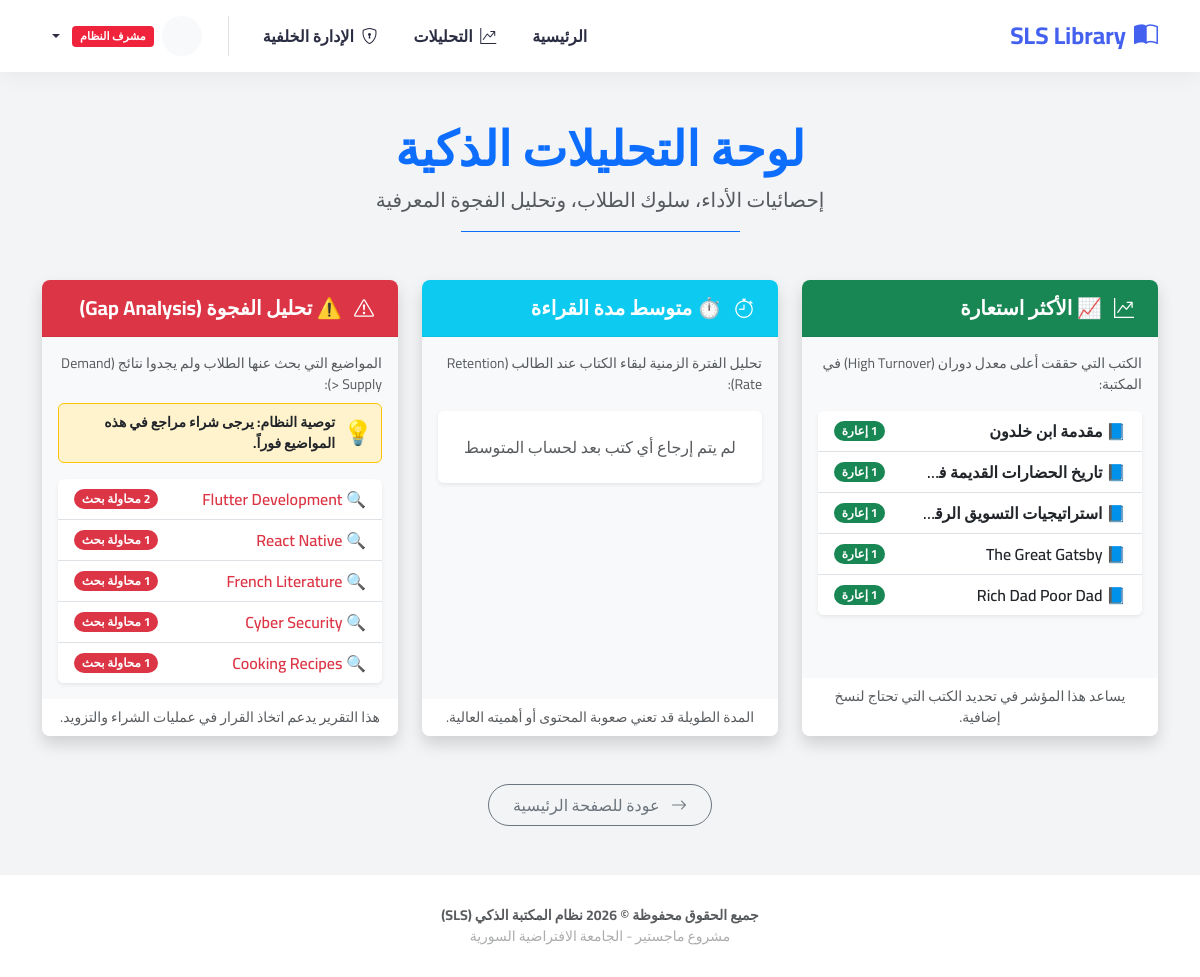
Page /analytics/ (signed in) on the committed database.
### library/models.py (models this page shows, shortened)
class SearchLog(models.Model):
    user = models.ForeignKey(User, on_delete=models.SET_NULL, null=True, blank=True, verbose_name="المستخدم")
    query_text = models.CharField(max_length=255, verbose_name="نص البحث")
    timestamp = models.DateTimeField(auto_now_add=True, verbose_name="وقت البحث")
    result_count = models.IntegerField(default=0, verbose_name="عدد النتائج")
    class Meta:
        verbose_name = "سجل بحث"
        verbose_name_plural = "سجلات البحث"
        ordering = ['-timestamp']

### library/views.py (the view)
# urls.py: path('analytics/', views.analytics_dashboard, name='analytics'),
@login_required
@user_passes_test(is_admin)
def analytics_dashboard(request):
    pending_requests = Transaction.objects.filter(status='pending').order_by('request_date')
    active_loans = Transaction.objects.filter(status='active').order_by('due_date')
    most_borrowed = Transaction.objects.values('book__title') \
        .annotate(total_borrows=Count('id')) \
        .order_by('-total_borrows')[:5]
    avg_duration_data = Transaction.objects.filter(status='returned') \
        .annotate(duration=ExpressionWrapper(
            F('return_date') - F('borrow_date'),
            output_field=DurationField()
        )) \
        .values('book__title') \
        .annotate(avg_days=Avg('duration')) \
        .order_by('-avg_days')[:5]
    gap_analysis = SearchLog.objects.filter(result_count=0) \
        .values('query_text') \
        .annotate(attempts=Count('id')) \
        .order_by('-attempts')[:5]
    context = {
        'pending_requests': pending_requests,
        'active_loans': active_loans,
        'most_borrowed': most_borrowed,
        'avg_duration_data': avg_duration_data,
        'gap_analysis': gap_analysis,
    }
    return render(request, 'library/analytics.html', context)

### library/views.py (called while the page is built)
def is_admin(user):
    return user.is_superuser

### templates/library/analytics.html
{% extends 'library/base.html' %}
{% block content %}
<div class="container my-5">
    <div class="text-center mb-5">
        <h1 class="display-5 fw-bold text-primary">لوحة التحليلات الذكية</h1>
        <p class="lead text-muted">إحصائيات الأداء، سلوك الطلاب، وتحليل الفجوة المعرفية</p>
        <hr class="w-25 mx-auto text-primary opacity-100">
    </div>
    <div class="row g-4">
        <div class="col-md-4">
            <div class="card h-100 shadow border-0 rounded-3">
                <div class="card-header bg-success text-white py-3">
                    <h5 class="mb-0 fw-bold">
                        <i class="bi bi-graph-up-arrow me-2"></i>
                        📈 الأكثر استعارة
                    </h5>
                </div>
                <div class="card-body bg-light">
                    <p class="small text-muted mb-3">
                        الكتب التي حققت أعلى معدل دوران (High Turnover) في المكتبة:
                    </p>
                    <ul class="list-group list-group-flush shadow-sm rounded">
                        {% for item in most_borrowed %}
                        <li class="list-group-item d-flex justify-content-between align-items-center">
                            <span class="fw-semibold text-truncate" style="max-width: 70%;">
                                📘 {{ item.book__title }}
                            </span>
                            <span class="badge bg-success rounded-pill">
                                {{ item.total_borrows }} إعارة
                            </span>
                        </li>
                        {% empty %}
                        <li class="list-group-item text-center text-muted py-4">
                            لا توجد بيانات كافية حتى الآن
                        </li>
                        {% endfor %}
                    </ul>
                </div>
                <div class="card-footer bg-white border-0 text-center small text-muted">
                    يساعد هذا المؤشر في تحديد الكتب التي تحتاج لنسخ إضافية.
                </div>
            </div>
        </div>
        <div class="col-md-4">
            <div class="card h-100 shadow border-0 rounded-3">
                <div class="card-header bg-info text-white py-3">
                    <h5 class="mb-0 fw-bold">
                        <i class="bi bi-stopwatch me-2"></i>
                        ⏱️ متوسط مدة القراءة
                    </h5>
                </div>
                <div class="card-body bg-light">
                    <p class="small text-muted mb-3">
                        تحليل الفترة الزمنية لبقاء الكتاب عند الطالب (Retention Rate):
                    </p>
                    <ul class="list-group list-group-flush shadow-sm rounded">
                        {% for item in avg_duration %}
                        <li class="list-group-item d-flex justify-content-between align-items-center">
                            <span class="fw-semibold text-truncate" style="max-width: 70%;">
                                📗 {{ item.book__title }}
                            </span>
                            <span class="badge bg-info text-dark rounded-pill">
                                {{ item.avg_days.days }} أيام
                            </span>
                        </li>
                        {% empty %}
                        <li class="list-group-item text-center text-muted py-4">
                            لم يتم إرجاع أي كتب بعد لحساب المتوسط
                        </li>
                        {% endfor %}
                    </ul>
                </div>
                <div class="card-footer bg-white border-0 text-center small text-muted">
                    المدة الطويلة قد تعني صعوبة المحتوى أو أهميته العالية.
                </div>
            </div>
        </div>
        <div class="col-md-4">
            <div class="card h-100 shadow border-0 rounded-3">
                <div class="card-header bg-danger text-white py-3">
                    <h5 class="mb-0 fw-bold">
                        <i class="bi bi-exclamation-triangle me-2"></i>
                        ⚠️ تحليل الفجوة (Gap Analysis)
                    </h5>
                </div>
                <div class="card-body bg-light">
                    <p class="small text-muted mb-2">
                        المواضيع التي بحث عنها الطلاب ولم يجدوا نتائج (Demand > Supply):
                    </p>
                    <div class="alert alert-warning border-warning p-2 mb-3 d-flex align-items-center" role="alert">
                        <span class="fs-4 me-2">💡</span>
                        <small class="fw-bold text-dark">توصية النظام: يرجى شراء مراجع في هذه المواضيع فوراً.</small>
                    </div>
                    <ul class="list-group list-group-flush shadow-sm rounded">
                        {% for item in gap_analysis %}
                        <li class="list-group-item d-flex justify-content-between align-items-center">
                            <span class="fw-semibold text-danger text-truncate" style="max-width: 65%;">
                                🔍 {{ item.query_text }}
                            </span>
                            <span class="badge bg-danger rounded-pill">
                                {{ item.attempts }} محاولة بحث
                            </span>
                        </li>
                        {% empty %}
                        <li class="list-group-item text-center text-success py-4">
                            <i class="bi bi-check-circle-fill fs-3 d-block mb-2"></i>
                            ممتاز! المخزون يغطي كافة طلبات البحث حالياً.
                        </li>
                        {% endfor %}
                    </ul>
                </div>
                <div class="card-footer bg-white border-0 text-center small text-muted">
                    هذا التقرير يدعم اتخاذ القرار في عمليات الشراء والتزويد.
                </div>
            </div>
        </div>
    </div>
    <div class="text-center mt-5">
        <a href="{% url 'library:home' %}" class="btn btn-outline-secondary px-4 py-2 rounded-pill">
            <i class="bi bi-arrow-right me-2"></i> عودة للصفحة الرئيسية
        </a>
    </div>
</div>
{% endblock %}

### templates/library/base.html (shortened to what this page needs)
<!DOCTYPE html>
<html lang="ar" dir="rtl">
<head>
    <link rel="stylesheet" href="https://cdn.jsdelivr.net/npm/bootstrap@5.3.0/dist/css/bootstrap.rtl.min.css">
    <link rel="stylesheet" href="https://cdn.jsdelivr.net/npm/bootstrap-icons@1.11.0/font/bootstrap-icons.css">
</head>
<body>
    <nav class="navbar navbar-expand-lg sticky-top">
        <div class="container">
            <a class="navbar-brand" href="{% url 'library:home' %}">
                <i class="bi bi-book-half me-2"></i>SLS Library
            </a>
            <div class="collapse navbar-collapse" id="navbarNav">
                <ul class="navbar-nav ms-auto mb-2 mb-lg-0">
                    <li class="nav-item">
                        <a class="nav-link" href="{% url 'library:home' %}">الرئيسية</a>
                    </li>
                    {% if user.is_authenticated and user.is_superuser %}
                        <li class="nav-item">
                            <a class="nav-link text-danger" href="{% url 'library:analytics' %}">
                                <i class="bi bi-graph-up-arrow me-1"></i> التحليلات
                            </a>
                        </li>
                        <li class="nav-item">
                            <a class="nav-link text-danger" href="/admin" target="_blank">
                                <i class="bi bi-shield-lock me-1"></i> الإدارة الخلفية
                            </a>
                        </li>
                    {% endif %}
                </ul>
                <div class="d-flex align-items-center border-start ps-3 ms-3">
                    {% if user.is_authenticated %}
                        <div class="dropdown">
                            <a class="nav-link dropdown-toggle d-flex align-items-center gap-2" href="#" role="button" data-bs-toggle="dropdown">
                                <div class="bg-light rounded-circle d-flex align-items-center justify-content-center text-primary fw-bold" style="width: 40px; height: 40px;">
                                </div>
                                <div>
                                    {% if user.is_superuser %}
                                        <span class="admin-badge d-block text-center">مشرف النظام</span>
                                    {% else %}
                                        <span class="text-muted d-block small" style="font-size: 0.7rem;">طالب</span>
                                    {% endif %}
                                </div>
                            </a>
                        </div>
                    {% else %}
                        <a href="{% url 'library:login' %}" class="btn btn-outline-primary btn-auth me-2">دخول</a>
                        <a href="{% url 'library:register' %}" class="btn btn-primary btn-auth">حساب جديد</a>
                    {% endif %}
                </div>
            </div>
        </div>
    </nav>
    <main>
        {% block content %}
        {% endblock %}
    </main>
    <footer class="text-center text-muted">
        <div class="container">
            <p class="mb-0 small fw-bold">جميع الحقوق محفوظة © 2026 نظام المكتبة الذكي (SLS)</p>
            <p class="mb-0 small opacity-50">مشروع ماجستير - الجامعة الافتراضية السورية</p>
        </div>
    </footer>
</body>
</html>

### templates/library/base.html (style rules this page uses)
:root { --primary-color: #4361ee; --secondary-color: #3f37c9; --accent-color: #4cc9f0; --bg-color: #f3f4f6; --card-bg: #ffffff; --text-main: #2b2d42; --text-muted: #8d99ae; }
body { font-family: 'Cairo', sans-serif; background-color: var(--bg-color); color: var(--text-main); min-height: 100vh; display: flex; flex-direction: column; }
.navbar { background: rgba(255, 255, 255, 0.95); backdrop-filter: blur(10px); box-shadow: 0 4px 20px rgba(0,0,0,0.05); padding: 0.8rem 0; }
.navbar-brand { font-weight: 700; color: var(--primary-color) !important; font-size: 1.5rem; }
.nav-link { color: var(--text-main) !important; font-weight: 600; margin: 0 10px; transition: color 0.3s; }
.admin-badge { background-color: #ef233c; color: white; padding: 2px 8px; border-radius: 4px; font-size: 0.7rem; margin-top: 2px; display: inline-block; }
.card { background: var(--card-bg); border: none; border-radius: 16px; box-shadow: 0 10px 30px rgba(0,0,0,0.04); transition: transform 0.3s ease, box-shadow 0.3s ease; overflow: hidden; }
.card-header { background: transparent; border-bottom: 1px solid rgba(0,0,0,0.05); padding: 1.5rem; }
footer { margin-top: auto; background: white; padding: 30px 0; border-top: 1px solid rgba(0,0,0,0.05); }

### rows in the picture
SearchLog: query_text "React Native", attempts "1"
SearchLog: query_text "French Literature", attempts "1"
SearchLog: query_text "Cyber Security", attempts "1"
SearchLog: query_text "Cooking Recipes", attempts "1"

### other values in the picture
{{ item.book__title }} "مقدمة ابن خلدون" "تاريخ الحضارات القديمة في…" "استراتيجيات التسويق…" "The Great Gatsby" "Rich Dad Poor Dad"
{{ item.total_borrows }} "1" "1" "1" "1" "1"
{{ item.query_text }} "Flutter Development"
{{ item.attempts }} "2"
